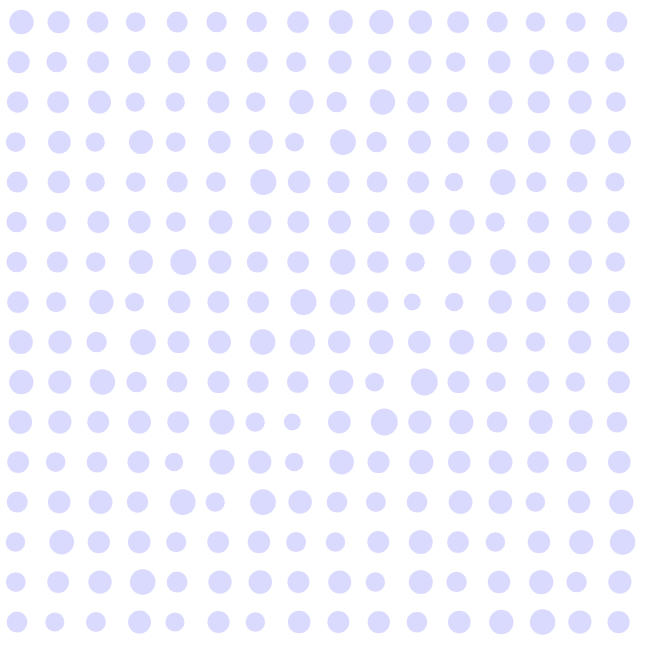
Frame 1 (no input)
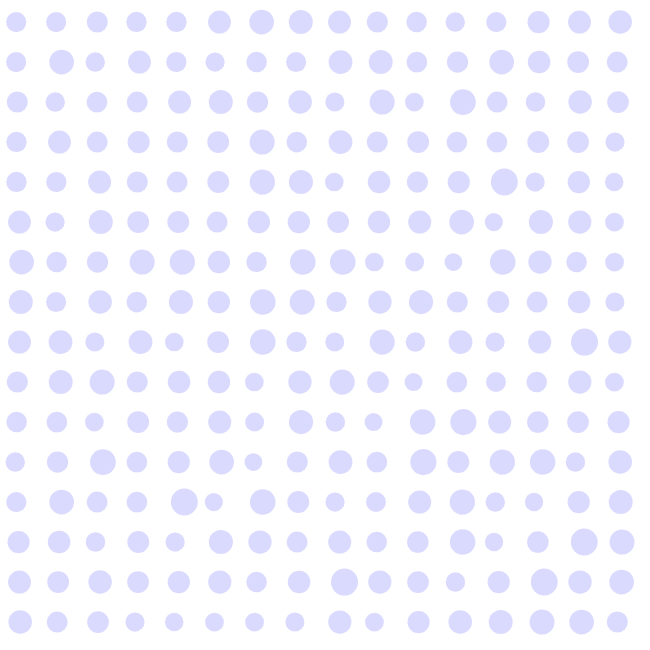
Frame 60 (no input)
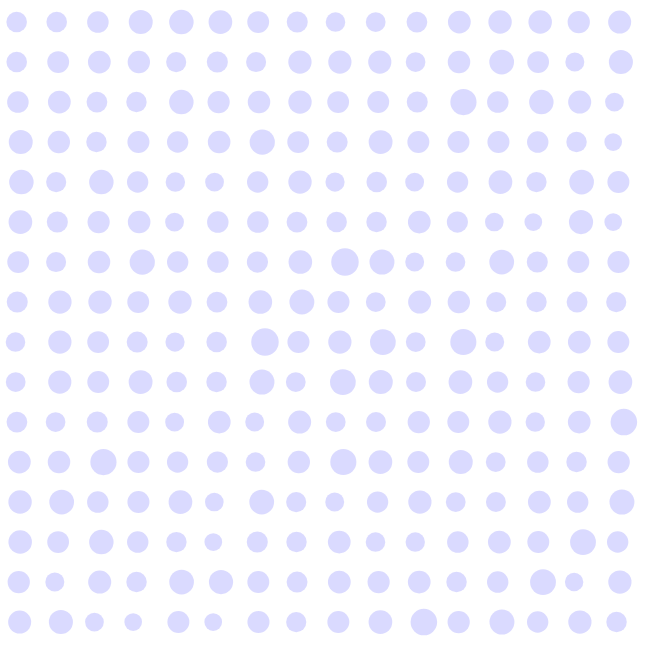
Frame 120 (the mouse pressed at the canvas centre since frame 60)

The p5.js sketch that drew these frames (run headless with seeded random() and noise() and a simulated clock; from frame 60 on, the mouse is pressed at the canvas centre):

// p5.js sketch
// ── sketch.js
function setup () {
  createCanvas (650,650);
}

function draw () {
    background (255);
    noStroke ();
   fill(50,50,255,100*noise(80,120));
for  (let i = 10; i <width-4; i=i+40) {
  for  (let j = 10; j <height-2; j=j+40) {
  let x = 18*noise ((millis ()+i*j)/1800.0, 0.0);
  let y= 18*noise (0.0*(millis ()+i*j)/1800.0);
  let r= 15*noise ((millis ()+i*j) /1800.0);


  ellipse (i+x, j+y, r+15, r+15);
}
}
}
